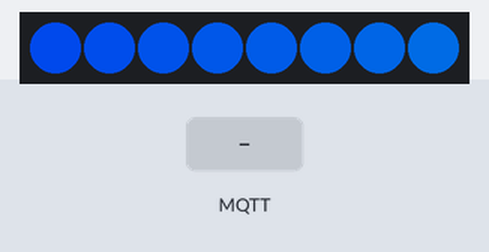
The sketch below on a simulated Arduino Uno, built with avr-gcc and run on an emulated ATmega328P. Parts: 8 RGB LEDs in strip order, left to right. The test bench sets the inputs (shaded band). Dim RGB values are drawn brighter than linear; no MQTT or app messages arrive unless stated.

Above: at 0.31 s.
1.7 s: MQTT message "5" arrives on the first subscribed topic
At 2.4 s:
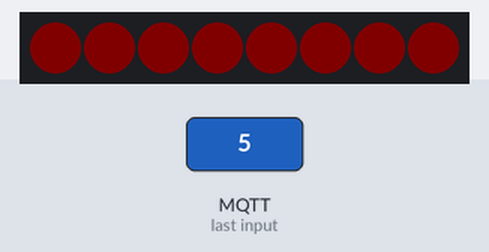
3.2 s: MQTT message "5" arrives on the second subscribed topic
At 3.5 s:
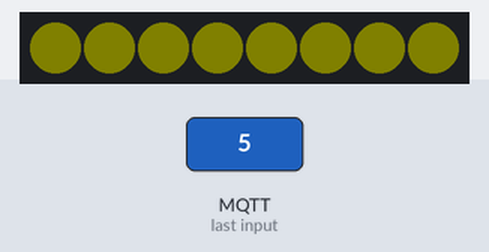
4.7 s: MQTT message "5" arrives on the third subscribed topic
At 5.9 s:
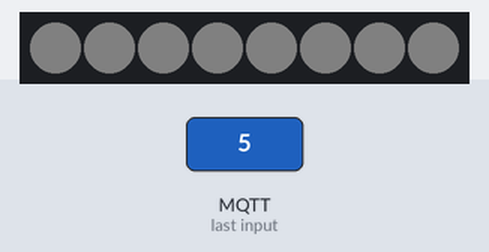
6.2 s: MQTT message "1" arrives on the first subscribed topic
At 7.0 s:
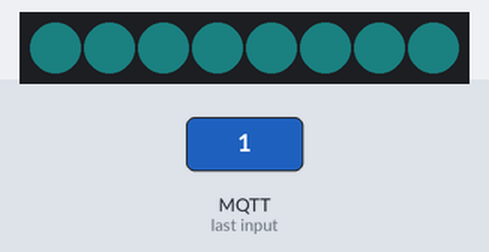
7.7 s: MQTT message "1" arrives on the second subscribed topic
At 8.2 s:
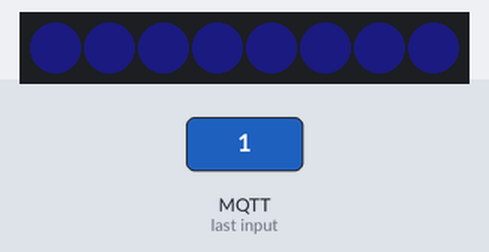
9.2 s: MQTT message "5" arrives on the first subscribed topic
At 10.5 s:
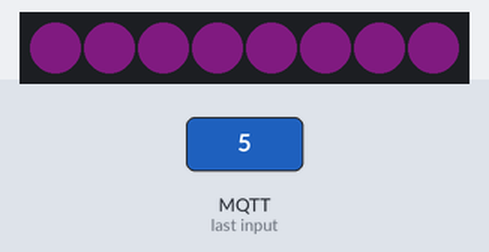
Timing chart, 0 to 11.7 s (numbered marks = the images above; inputs shaded):
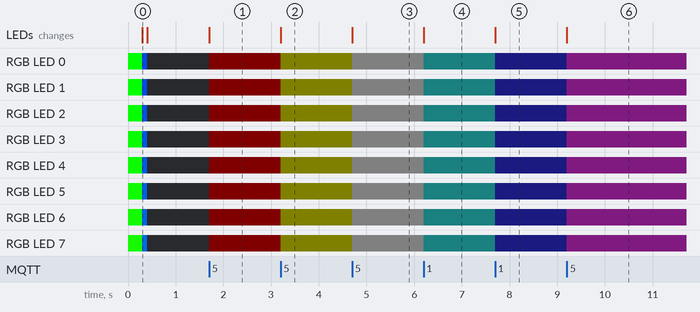

Measured:
- after the input at 1.7 s, RGB LED 0–7: off → RGB(5, 0, 0) at once; the LEDs: change at once (image 1)
- after the input at 3.2 s, RGB LED 0–7: RGB(5, 0, 0) → RGB(5, 5, 0) at once; the LEDs: change at once (image 2)
- after the input at 4.7 s, RGB LED 0–7: RGB(5, 5, 0) → RGB(5, 5, 5) at once; the LEDs: change at once (image 3)
- after the input at 6.2 s, RGB LED 0–7: RGB(5, 5, 5) → RGB(1, 5, 5) at once; the LEDs: change at once (image 4)
- after the input at 7.7 s, RGB LED 0–7: RGB(1, 5, 5) → RGB(1, 1, 5) at once; the LEDs: change at once (image 5)
- after the input at 9.2 s, RGB LED 0–7: RGB(1, 1, 5) → RGB(5, 1, 5) at once; the LEDs: change at once (image 6)

The sketch:

mqtt_rgb_1.ino
```cpp
/*
 Basic MQTT example

  - connects to an MQTT server
  - publishes "hello world" to the topic "outTopic"
  - subscribes to the topic "inTopic"
*/

int rgb_r, rgb_g, rgb_b;

#include <SPI.h>
#include <Ethernet.h>
#include <PubSubClient.h>

#include <Adafruit_NeoPixel.h>
#define PIN 6
#define LENGTH 8

// Parameter 1 = number of pixels in strip
// Parameter 2 = pin number (most are valid)
// Parameter 3 = pixel type flags, add together as needed:
//   NEO_RGB     Pixels are wired for RGB bitstream
//   NEO_GRB     Pixels are wired for GRB bitstream
//   NEO_KHZ400  400 KHz bitstream (e.g. FLORA pixels)
//   NEO_KHZ800  800 KHz bitstream (e.g. High Density LED strip)
Adafruit_NeoPixel strip = Adafruit_NeoPixel(LENGTH, PIN, NEO_GRB + NEO_KHZ800);


// Update these with values suitable for your network.
byte mac[]    = {  0xDE, 0xED, 0xBA, 0xFE, 0xFE, 0xED };
byte server[] = { 192, 168, 1, 103 };
byte ip[]     = { 192, 168, 1, 200 };

void callback(char* topic, byte* payload, unsigned int length) {
  // handle message arrived
  int k, i;
  char buffer[256];

  if (length >= 256) return;

  // Serial.print(topic);
  // Serial.print(" - ");

  for (k = 0; k < length; k++){
      Serial.print (char(payload[k]));
      buffer[k] = payload[k];
  }
  buffer[k] = 0;

  // Serial.print(" - ");

  // Serial.print(buffer);

  // Serial.print(" - ");

  i = constrain(atoi(buffer), 0, 255);
  // Serial.print(i);

  // Serial.println();

  //Serial.println(char(topic[strlen(topic)-1]));
  switch (char(topic[strlen(topic)-1])) {
    case 'r':
      // Serial.print("Red");
      rgb_r = i;
      break;
    case 'g':
      // Serial.println("Green");
      rgb_g = i;
      break;
    case 'b':
      // Serial.println("Blue");
      rgb_b = i;
      break;
  }
  for(uint16_t i=0; i<strip.numPixels(); i++) {
    strip.setPixelColor(i, rgb_r, rgb_g, rgb_b);
  }
  strip.show();
}


EthernetClient ethClient;
PubSubClient client(server, 1883, callback, ethClient);

void setup()
{
  // Serial.begin(57000);
  // Serial.println("Booting");

  strip.begin();
  strip.show(); // Initialize all pixels to 'off'
  rainbow(1);
  for(uint16_t i=0; i<strip.numPixels(); i++) {
      strip.setPixelColor(i, 0, 0, 0);
  }
  strip.show();

  Ethernet.begin(mac, ip);
  if (client.connect("arduinoClient")) {
    // client.publish("outTopic","hello world");
    client.subscribe("neopixel/r");
    client.subscribe("neopixel/g");
    client.subscribe("neopixel/b");
  }
  // Serial.println("Booted");
}

void loop()
{
  client.loop();
}


void rainbow(uint8_t wait) {
  uint16_t i, j;

  for(j=0; j<256; j++) {
    for(i=0; i<strip.numPixels(); i++) {
      strip.setPixelColor(i, Wheel((i+j) & 255));
    }
    strip.show();
    delay(wait);
  }
}
// Input a value 0 to 255 to get a color value.
// The colours are a transition r - g - b - back to r.
uint32_t Wheel(byte WheelPos) {
  if(WheelPos < 85) {
   return strip.Color(WheelPos * 3, 255 - WheelPos * 3, 0);
  } else if(WheelPos < 170) {
   WheelPos -= 85;
   return strip.Color(255 - WheelPos * 3, 0, WheelPos * 3);
  } else {
   WheelPos -= 170;
   return strip.Color(0, WheelPos * 3, 255 - WheelPos * 3);
  }
}
```
